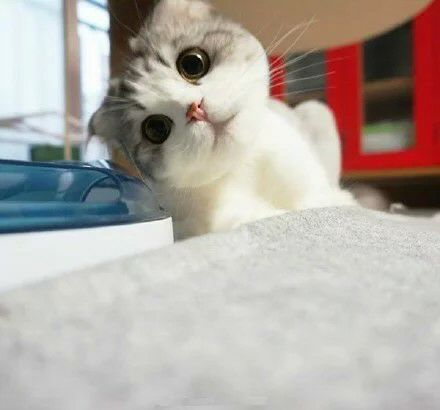
#> input picture 工程文件夹，方便我在不同电脑上直接用工程/ch/cat.jpg, 440 x 410 px
$ python ch05-1.py
#> lines starting #> are read from the running program, lines starting #| are printed output that depends on the picture
import cv2

# 求平均
def getAverage(list):
    temp = 0
    for i in list:
        temp = temp + i
    avg = temp / len(list)
    return avg

def main():
    image = cv2.imread('cat.jpg', 0)
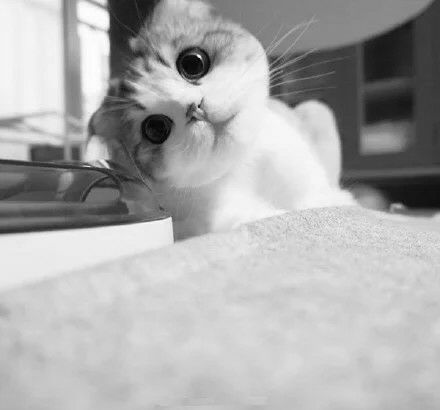
#> image: shape (410, 440); min 0, max 255, mean 171.9
    cv2.imshow('srcImage', image)

    # 将tuple中的元素取出，赋值给height，width，channels
    height = image.shape[0]
#> height = 410
    width = image.shape[1]
#> width = 440
    # 边界不做处理
    for row in range(1, height - 1):
        for col in range(1, width - 1):
            # 创建一个3✖️3的9阶滤波器
            np = [image[row - 1][col - 1], image[row - 1][col], image[row - 1][col + 1],
                  image[row][col - 1], image[row][col], image[row][col + 1],
                  image[row + 1][col - 1], image[row + 1][col], image[row + 1][col + 1]]
            # 求平均值
            avg = getAverage(np)
            # 给目标图像中对应像素赋灰度值
            image[row][col] = avg

    cv2.imshow('dstImage', image)
    cv2.waitKey(0)

if __name__ == '__main__':
    main()
